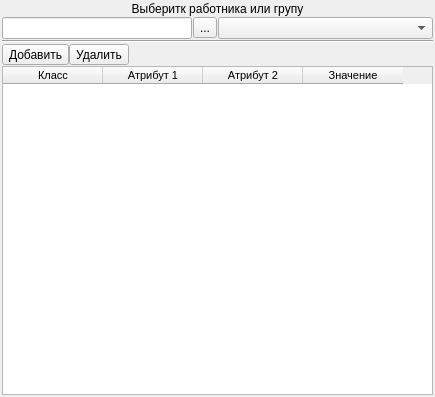
<?xml version="1.0" encoding="UTF-8"?>
<ui version="4.0">
 <class>Dialog</class>
 <widget class="QDialog" name="Dialog">
  <property name="geometry">
   <rect>
    <x>0</x>
    <y>0</y>
    <width>435</width>
    <height>397</height>
   </rect>
  </property>
  <property name="windowTitle">
   <string>Доступы</string>
  </property>
  <layout class="QGridLayout" name="gridLayout" columnstretch="1,1">
   <property name="leftMargin">
    <number>2</number>
   </property>
   <property name="topMargin">
    <number>2</number>
   </property>
   <property name="rightMargin">
    <number>2</number>
   </property>
   <property name="bottomMargin">
    <number>2</number>
   </property>
   <property name="spacing">
    <number>1</number>
   </property>
   <item row="1" column="0">
    <layout class="QHBoxLayout" name="horizontalLayout">
     <property name="spacing">
      <number>1</number>
     </property>
     <item>
      <widget class="QLineEdit" name="le_worker">
       <property name="readOnly">
        <bool>true</bool>
       </property>
      </widget>
     </item>
     <item>
      <widget class="QToolButton" name="toolButton">
       <property name="text">
        <string>...</string>
       </property>
      </widget>
     </item>
    </layout>
   </item>
   <item row="1" column="1">
    <widget class="QComboBox" name="cb_position">
     <property name="maxVisibleItems">
      <number>20</number>
     </property>
     <property name="insertPolicy">
      <enum>QComboBox::InsertAtBottom</enum>
     </property>
     <property name="minimumContentsLength">
      <number>0</number>
     </property>
    </widget>
   </item>
   <item row="5" column="0" colspan="2">
    <widget class="QTableWidget" name="tw_access">
     <property name="font">
      <font>
       <family>Tahoma</family>
       <pointsize>8</pointsize>
      </font>
     </property>
     <property name="editTriggers">
      <set>QAbstractItemView::NoEditTriggers</set>
     </property>
     <property name="alternatingRowColors">
      <bool>true</bool>
     </property>
     <property name="selectionBehavior">
      <enum>QAbstractItemView::SelectRows</enum>
     </property>
     <attribute name="verticalHeaderVisible">
      <bool>false</bool>
     </attribute>
     <attribute name="verticalHeaderDefaultSectionSize">
      <number>20</number>
     </attribute>
     <attribute name="verticalHeaderMinimumSectionSize">
      <number>18</number>
     </attribute>
     <column>
      <property name="text">
       <string>Класс</string>
      </property>
     </column>
     <column>
      <property name="text">
       <string>Атрибут 1</string>
      </property>
     </column>
     <column>
      <property name="text">
       <string>Атрибут 2</string>
      </property>
     </column>
     <column>
      <property name="text">
       <string>Значение</string>
      </property>
     </column>
    </widget>
   </item>
   <item row="4" column="0" colspan="2">
    <layout class="QHBoxLayout" name="horizontalLayout_2">
     <property name="spacing">
      <number>0</number>
     </property>
     <item>
      <widget class="QToolButton" name="toolButton_4">
       <property name="text">
        <string>Добавить</string>
       </property>
      </widget>
     </item>
     <item>
      <widget class="QToolButton" name="toolButton_2">
       <property name="text">
        <string>Удалить</string>
       </property>
      </widget>
     </item>
     <item>
      <spacer name="horizontalSpacer">
       <property name="orientation">
        <enum>Qt::Horizontal</enum>
       </property>
       <property name="sizeHint" stdset="0">
        <size>
         <width>40</width>
         <height>20</height>
        </size>
       </property>
      </spacer>
     </item>
    </layout>
   </item>
   <item row="0" column="0" colspan="2">
    <widget class="QLabel" name="label_2">
     <property name="text">
      <string>Выберитк работника или групу</string>
     </property>
     <property name="alignment">
      <set>Qt::AlignCenter</set>
     </property>
    </widget>
   </item>
   <item row="3" column="0" colspan="2">
    <widget class="Line" name="line">
     <property name="orientation">
      <enum>Qt::Horizontal</enum>
     </property>
    </widget>
   </item>
  </layout>
 </widget>
 <resources/>
 <connections>
  <connection>
   <sender>toolButton</sender>
   <signal>clicked()</signal>
   <receiver>Dialog</receiver>
   <slot>ui_view_worker()</slot>
   <hints>
    <hint type="sourcelabel">
     <x>200</x>
     <y>23</y>
    </hint>
    <hint type="destinationlabel">
     <x>239</x>
     <y>-109</y>
    </hint>
   </hints>
  </connection>
  <connection>
   <sender>cb_position</sender>
   <signal>currentIndexChanged(int)</signal>
   <receiver>Dialog</receiver>
   <slot>ui_select_position()</slot>
   <hints>
    <hint type="sourcelabel">
     <x>379</x>
     <y>30</y>
    </hint>
    <hint type="destinationlabel">
     <x>681</x>
     <y>32</y>
    </hint>
   </hints>
  </connection>
  <connection>
   <sender>toolButton_4</sender>
   <signal>clicked()</signal>
   <receiver>Dialog</receiver>
   <slot>ui_add_position()</slot>
   <hints>
    <hint type="sourcelabel">
     <x>27</x>
     <y>53</y>
    </hint>
    <hint type="destinationlabel">
     <x>-103</x>
     <y>53</y>
    </hint>
   </hints>
  </connection>
  <connection>
   <sender>tw_access</sender>
   <signal>cellDoubleClicked(int,int)</signal>
   <receiver>Dialog</receiver>
   <slot>ui_double_click()</slot>
   <hints>
    <hint type="sourcelabel">
     <x>180</x>
     <y>196</y>
    </hint>
    <hint type="destinationlabel">
     <x>-304</x>
     <y>187</y>
    </hint>
   </hints>
  </connection>
  <connection>
   <sender>toolButton_2</sender>
   <signal>clicked()</signal>
   <receiver>Dialog</receiver>
   <slot>ui_del_position()</slot>
   <hints>
    <hint type="sourcelabel">
     <x>96</x>
     <y>51</y>
    </hint>
    <hint type="destinationlabel">
     <x>101</x>
     <y>-121</y>
    </hint>
   </hints>
  </connection>
 </connections>
 <slots>
  <slot>ui_view_worker()</slot>
  <slot>ui_select_position()</slot>
  <slot>ui_add_position()</slot>
  <slot>ui_double_click()</slot>
  <slot>ui_del_position()</slot>
 </slots>
</ui>
